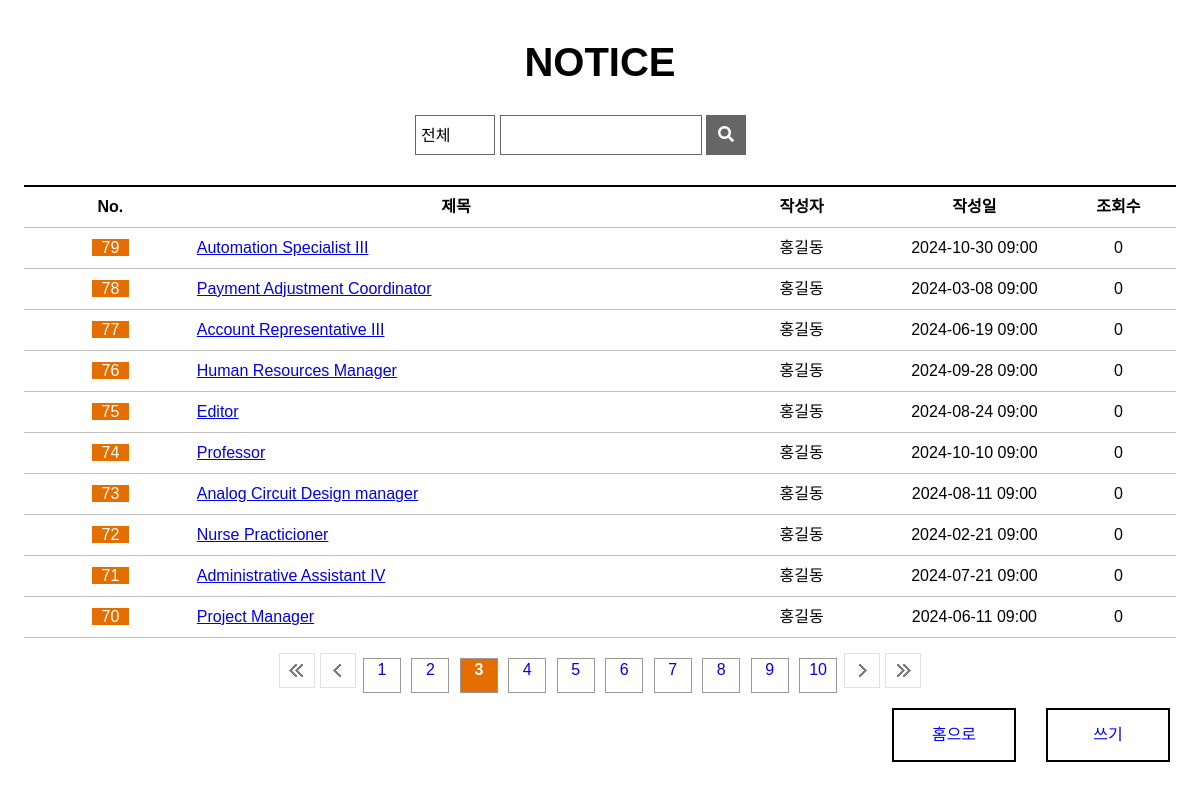
The page /board/blist/?npage=3 on the database its author committed.
### board/models.py (models this page shows, shortened)
class Board(models.Model):
  bno = models.AutoField(primary_key=True)
  member = models.ForeignKey(Member,on_delete=models.DO_NOTHING, null=True)
  btitle = models.CharField(max_length=1000)
  bcontent = models.TextField()
  bgroup = models.IntegerField(null=True)
  bstep = models.IntegerField(default=0)
  bindent = models.IntegerField(default=0)
  bhit = models.IntegerField(default=0)
  bdate = models.DateTimeField(auto_now=True)
  bfile = models.ImageField(null=True,upload_to='board')

### member/models.py (models this page shows, shortened)
class Member(models.Model):
  id = models.CharField(max_length=50,primary_key=True)
  pw = models.CharField(max_length=100)
  name = models.CharField(max_length=100)
  nicName = models.CharField(max_length=100)
  tel = models.CharField(max_length=20,default='010-0000-0000')
  gender = models.CharField(max_length=10,default='남자')
  hobby = models.CharField(max_length=50,default='game')
  mdate = models.DateTimeField(auto_now=True)

### board/views.py (the view)
# urls.py: path('blist/',views.blist,name='blist'),
def blist(request):
  npage = int(request.GET.get('npage',1))
  qs = Board.objects.all().order_by('-bgroup','bstep')
  paginator = Paginator(qs,10) # 한페이지 당 게시글 수 정하기
  blist = paginator.get_page(npage) # 현재페이지에 해당하는 10개를 가져와줌
  context = {'blist':blist, 'npage':npage}
  return render(request,'blist.html',context)

### board/templates/blist.html (shortened to what this page needs)
{% load static %}
<!DOCTYPE html>
<html>
<head>
  <link rel="stylesheet" href="https://cdnjs.cloudflare.com/ajax/libs/font-awesome/5.12.1/css/all.min.css">
  <link rel="stylesheet" href="{% static '/css/style.css' %}">
  <link rel="stylesheet" href="{% static '/css/notice_list.css' %}">
</head>
<body>
<section>
    <h1>NOTICE</h1>
    <div class="wrapper">
      <form action="/search" name="search" method="post">
        <select name="category" id="category">
          <option value="0">전체</option>
        </select>
        <div class="title">
          <input type="text" size="16">
        </div>
        <button type="submit"><i class="fas fa-search"></i></button>
      </form>
    </div>
    <table>
      <colgroup>
        <col width="15%">
        <col width="45%">
        <col width="15%">
        <col width="15%">
        <col width="10%">
      </colgroup>
      <tr>
        <th>No.</th>
        <th>제목</th>
        <th>작성자</th>
        <th>작성일</th>
        <th>조회수</th>
      </tr>
      {% if blist %}
        {% for board in blist %}
          <tr>
            <td><span class="table-notice">{{board.bno}}</span></td>
            <td class="table-title">
            <a href="/board/bview/{{board.bno}}/?npage={{npage}}">{{board.btitle}}</a>
            </td>
            <td>{{board.member.name}}</td>
            <td>{{board.bdate|date:'Y-m-d H:i'}}</td>
            <td>{{board.bhit}}</td>
          </tr>
        {% endfor %}
      {% else %}
        <tr>
          <td colspan='5'>데이터가 없습니다.</td>
        </tr>
      {% endif %}
    </table>
    <ul class="page-num">
      {% if blist.has_previous %}
      <a href='/board/blist/?npage=1'><li class="first"></li></a>
      <a href='/board/blist/?npage={{blist.previous_page_number}}'><li class="prev"></li></a>
      {% else %}
      <li class="first"></li>
      <li class="prev"></li>
      {% endif %}
      {% for page in blist.paginator.page_range %}
        {% if page != npage %}
          <a href='/board/blist/?npage={{page}}'><li class="num"><div>{{page}}</div></li></a>
        {% else %}
      <li class="num on"><div>{{page}}</div></li>
        {% endif %}
      {% endfor %}
      {% if blist.has_next %}
      <a href='/board/blist/?npage={{blist.next_page_number}}'><li class="next"></li></a>
      <a href='/board/blist/?npage={{blist.paginator.num_pages}}'><li class="last"></li></a>
      {% else %}
      <li class="next"></li>
      <li class="last"></li>
      {% endif %}
    </ul>
    <a href="/board/bwrite/"><div class="write">쓰기</div></a>
    <a href="/"><div class="write">홈으로</div></a>
  </section>
</body>
</html>

### static/css/style.css (style rules this page uses)
*, body { margin: 0; padding: 0; font-family: 'Noto Sans KR', sans-serif; font-size: 16px; }
li { display: inline-block; padding-right: 5px; font-size: 13px; }
.wrapper { width: 1200px; margin: auto; }

### static/css/notice_list.css (style rules this page uses)
section { text-align: center; }
h1 { margin-top: 40px; margin-bottom: 50px; font-size: 40px; }
.wrapper { position: relative; }
select { position: absolute; top: 50%; left: 50%; width: 80px; height: 40px; margin-left: -185px; margin-top: -20px; padding: 5px; border: 1px solid #666666; font-family: inherit; background: url(https://www.midashotel.co.kr/Midas_common/images/homepage/board/search-box-select.png) no-repeat 95% 50%; -webkit-appearance: none; -moz-appearance: none; appearance: none; }
form > div { position: absolute; top: 50%; left: 50%; width: 200px; height: 38px; margin-left: -100px; margin-top: -20px; display: inline-block; border: 1px solid #666666; }
input { position: relative; top: 4px; left: 2px; border: none; font-size: 16px; }
button { position: absolute; top: 50%; left: 50%; width: 40px; height: 40px; margin-left: 106px; margin-top: -20px; background: #666666; color: white; border: none; }
table { width: 96%; margin-top: 100px; margin-left: auto; margin-right: auto; line-height: 40px; }
.table-notice { background-color: #e56e00; color: white; padding-left: 10px; padding-right: 10px; }
.table-title { text-align: left; }
table { border-collapse: collapse; }
th { border: 1px solid silver; border-top: 2px solid black; }
td { border: 1px solid silver; }
th, td { border-left: hidden; border-right: hidden; }
.page-num { margin-top: 15px; }
.page-num li { width: 36px; height: 35px; padding: 0; }
.first { background: url('/static/images/paging_first.png') no-repeat; }
.prev { background: url('/static/images/paging_prev.png') no-repeat; }
.num { position: relative; top: -15px; height: 33px !important; margin-left: 3px; margin-right: 3px; border: 1px #989898 solid; }
.on { background-color: #e56e00; color: white; font-weight: 700; }
.num > div { position: relative; top: 2px; }
.next { background: url('/static/images/paging_next.png') no-repeat; }
.last { background: url('/static/images/paging_last.png') no-repeat; }
.write { float: right; width: 120px; height: 50px; line-height: 50px; margin: 0 30px 50px 0; border: 2px black solid; }

### rows shown on the page
Board: bno "79", btitle "Automation Specialist III", member.name "홍길동", bdate "2024-10-30 09:00", bhit "0"
Board: bno "78", btitle "Payment Adjustment Coordinator", member.name "홍길동", bdate "2024-03-08 09:00", bhit "0"
Board: bno "77", btitle "Account Representative III", member.name "홍길동", bdate "2024-06-19 09:00", bhit "0"
Board: bno "76", btitle "Human Resources Manager", member.name "홍길동", bdate "2024-09-28 09:00", bhit "0"
Board: bno "75", btitle "Editor", member.name "홍길동", bdate "2024-08-24 09:00", bhit "0"
Board: bno "74", btitle "Professor", member.name "홍길동", bdate "2024-10-10 09:00", bhit "0"
Board: bno "73", btitle "Analog Circuit Design manager", member.name "홍길동", bdate "2024-08-11 09:00", bhit "0"
Board: bno "72", btitle "Nurse Practicioner", member.name "홍길동", bdate "2024-02-21 09:00", bhit "0"
Board: bno "71", btitle "Administrative Assistant IV", member.name "홍길동", bdate "2024-07-21 09:00", bhit "0"
Board: bno "70", btitle "Project Manager", member.name "홍길동", bdate "2024-06-11 09:00", bhit "0"

### other values the page prints
{{ page }} "1" "2" "4" "5" "6" "7" "8" "9" "10"
{{ page }} "3"
